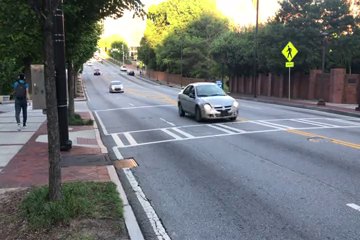
#> input picture frame 42 of data/test.mp4, 360 x 240 px
$ python gmm.py
#> lines starting #> are read from the running program, lines starting #| are printed output that depends on the picture; after the words box and inside, x2 and y2 are one past the last pixel; in counts of white or black regions, pixels touching at a corner belong together
import cv2
import imutils
import numpy as np

from imutils.video import VideoStream


min_length = 150
min_area = 250
learning_rate = -1
video = True

if video:
    cap = cv2.VideoCapture("data/test.mp4")
else:
    cap = VideoStream(src=0).start()

fgbg = cv2.createBackgroundSubtractorMOG2(detectShadows=False)
kernel = cv2.getStructuringElement(cv2.MORPH_ELLIPSE, (3, 3))

while True:
    frame = cap.read()
    if video:
        frame = frame[1]
#> frame is the input picture: shape (240, 360, 3); mean B, G, R 115.7, 114.8, 110.2

    frame = imutils.resize(frame, width=500)
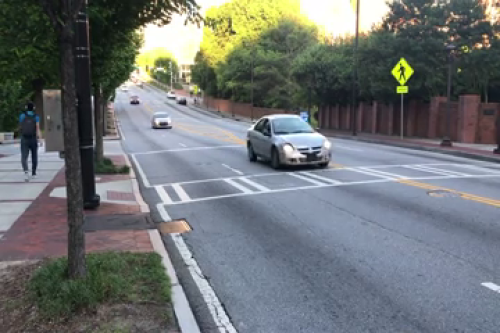
#> frame: shape (333, 500, 3); mean B, G, R 115.7, 114.8, 110.1

    if frame is None:
        break

    fgmask = fgbg.apply(frame, learningRate=learning_rate)
#> fgmask: shape (333, 500); every value is 255

    img_close = cv2.morphologyEx(fgmask, cv2.MORPH_OPEN, kernel)
    contours, hierarchy = cv2.findContours(
        img_close, cv2.RETR_EXTERNAL, cv2.CHAIN_APPROX_SIMPLE
    )
#> contours = [[[0, 0], [0, 332], [499, 332], [499, 0]]]

    for cnt in contours:
        # length = cv2.arcLength(cnt, True)
        # if length > min_length:
        if cv2.contourArea(cnt) >= min_area:
            x, y, w, h = cv2.boundingRect(cnt)
            cv2.rectangle(frame, (x, y), (x + w, y + h), (0, 0, 255), 2)
#> this loop made 1 pass
#> (cnt, x, y, w, h) on pass 1: ([[0, 0], [0, 332], [499, 332], [499, 0]], 0, 0, 500, 333)
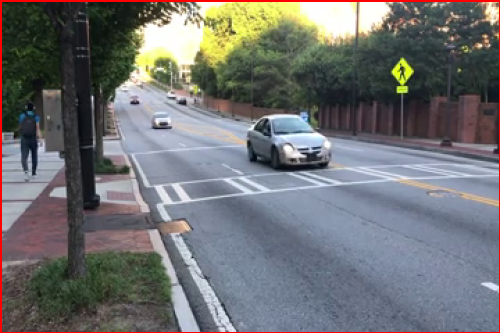
#> frame: shape (333, 500, 3); 1.5% of pixels changed, all inside (x1, y1, x2, y2) = (0, 0, 500, 333)

    cv2.imshow("frame", frame)
    cv2.imshow("mask", fgmask)

    k = cv2.waitKey(30) & 0xFF
#> (key Esc is pressed here)
    if k == 27:
        break

cap.release()
cv2.destroyAllWindows()

$ run again, starting later in the video
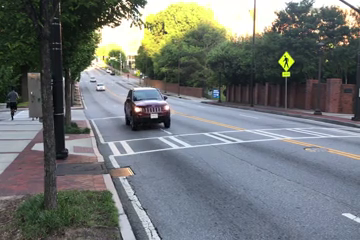
#> input picture frame 189 of data/test.mp4, 360 x 240 px
#> frame is the input picture: shape (240, 360, 3); mean B, G, R 115.4, 115.4, 111.1
#> `frame = imutils.resize(frame, width=500)`:
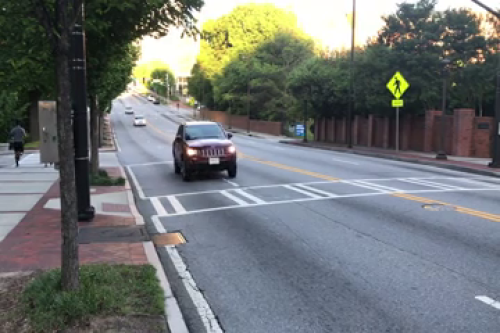
#> frame: shape (333, 500, 3); mean B, G, R 115.3, 115.3, 111
#> fgmask: shape (333, 500); every value is 255
#> contours = [[[0, 0], [0, 332], [499, 332], [499, 0]]]
#> the loop `for cnt in contours:` made 1 pass
#> (cnt, x, y, w, h) on pass 1: ([[0, 0], [0, 332], [499, 332], [499, 0]], 0, 0, 500, 333)
#> after the loop `for cnt in contours:`:
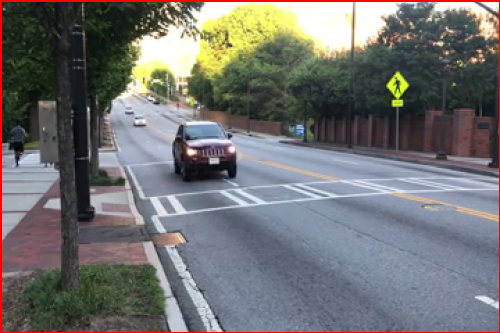
#> frame: shape (333, 500, 3); 1.5% of pixels changed, all inside (x1, y1, x2, y2) = (0, 0, 500, 333)

$ run again, starting later in the video
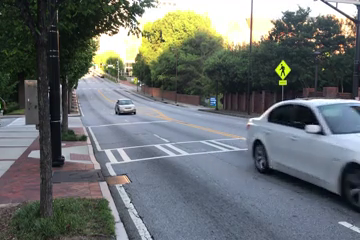
#> input picture frame 336 of data/test.mp4, 360 x 240 px
#> frame is the input picture: shape (240, 360, 3); mean B, G, R 110.7, 110.4, 105.2
#> `frame = imutils.resize(frame, width=500)`:
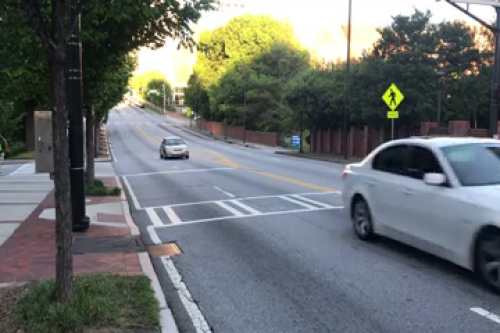
#> frame: shape (333, 500, 3); mean B, G, R 110.6, 110.3, 105.1
#> fgmask: shape (333, 500); every value is 255
#> contours = [[[0, 0], [0, 332], [499, 332], [499, 0]]]
#> the loop `for cnt in contours:` made 1 pass
#> (cnt, x, y, w, h) on pass 1: ([[0, 0], [0, 332], [499, 332], [499, 0]], 0, 0, 500, 333)
#> after the loop `for cnt in contours:`:
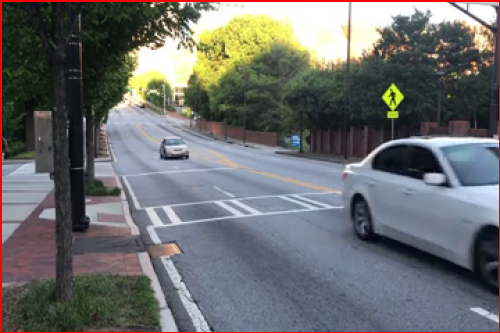
#> frame: shape (333, 500, 3); 1.5% of pixels changed, all inside (x1, y1, x2, y2) = (0, 0, 500, 333)
